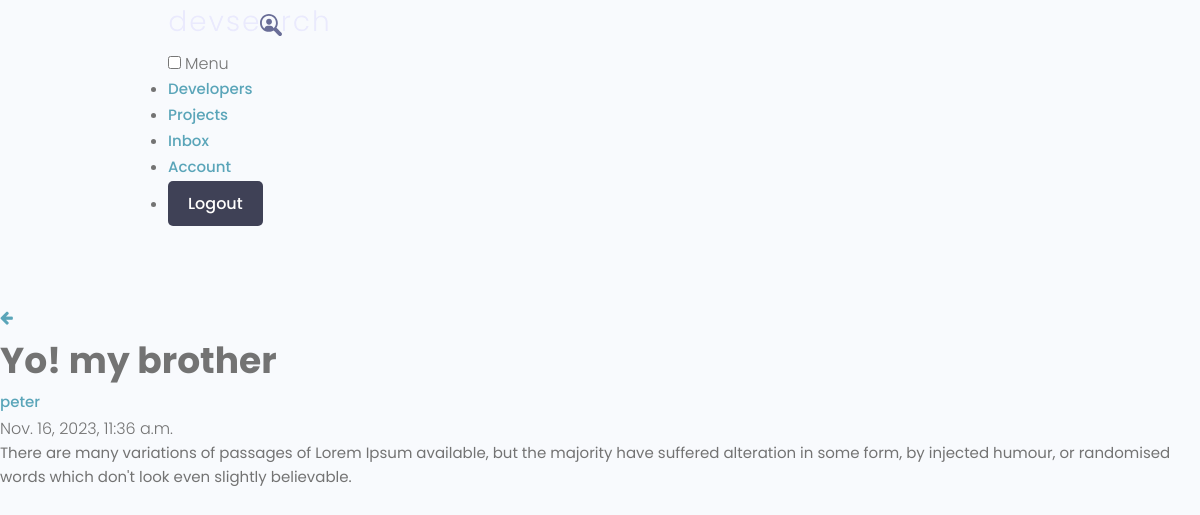
Page /message/b1ac5d54-19e8-4128-b5fa-3f265170fffe/ (signed in) on the committed database.
### users/models.py (models this page shows, shortened)
class Message(models.Model):
    sender = models.ForeignKey(Profile, on_delete=models.SET_NULL, null=True, blank=True)
    recipient = models.ForeignKey(Profile, on_delete=models.SET_NULL, null=True, blank=True, related_name="messages")
    name = models.CharField(max_length=200, blank=True, null=True)
    email = models.CharField(max_length=200, blank=True, null=True)
    subject = models.CharField(max_length=200, blank=True, null=True)
    body = models.TextField()
    is_read = models.BooleanField(default=False, null=True)
    created = models.DateTimeField(auto_now_add=True)
    id = models.UUIDField(default=uuid.uuid4, unique=True, primary_key=True, editable=False)
    class Meta:
        ordering = ['is_read', '-created']

### users/views.py (the view)
# urls.py: path('message/<str:pk>/', views.viewMessage, name="message"),
@login_required(login_url="login")
def viewMessage(request, pk):
    profile = request.user.profile
    message = profile.messages.get(id=pk)
    if message.is_read == False:
        message.is_read = True
        message.save()
    context = {'message': message}
    return render(request, 'users/message.html', context)

### users/templates/users/message.html
{% extends 'main.html' %}
{% block content %}
  <main class="messagePage my-xl">
    <div class="content-box">
      <div class="message">
        <a class="backButton" href="{% url 'inbox' %}"><i class="fa fa-arrow-left"></i></a>
        <h2 class="message__subject">{{message.subject}}</h4>
          <a href="profile.html" class="message__author">{{message.name}}</a>
          <p class="message__date">{{message.created}}</p>
          <div class="message__body">
            {{message.body|linebreaksbr}}
          </div>
      </div>
    </div>
  </main>
{% endblock content %}

### static/uikit/styles/modules/_variables.css (style rules this page uses)
:root { --color-main: #5aa5b9; --color-main-light: #e6faff; --color-sub: #3f4156; --color-sub-light: #51546e; --color-sub-lighter: #ededfd; --color-text: #737373; --color-gray: #8b8b8b; --color-light: #e5e7eb; --color-light-gray: #767676; --color-bg: #f8fafd; --color-white: #fffefd; --color-white-light: #f3f3f3; --color-success: #359e64; --color-success-bg: #def8e8; --color-error: #fc4b0b; --color-error-bg: #fff2ee; --font-base: 'Poppins', arial, helvetica, 'Segoe UI', roboto, ubuntu, sans-serif; --font-monospace: 'Fira Code', 'Courier New', courier, monospace; --font-regular: 300; --font-medium: 500; --font-bold: 700; --generic-shadow: 1px 1px 5px #00000010; --generic-transition: all 0.3s ease-in-out; }

### static/uikit/styles/modules/_base.css (style rules this page uses)
* { margin: 0; padding: 0; box-sizing: border-box; text-rendering: optimizeLegibility; color: inherit; font-size: inherit; }
html { font-size: 50%; }
@media only screen and (min-width: 480px) { html { font-size: 56.25%; } }
@media only screen and (min-width: 1200px) { html { font-size: 62.5%; } }
body { line-height: 1.6; font-weight: 400; font-size: 1.5rem; color: var(--color-text); background-color: var(--color-bg); min-height: 100vh; }

### static/uikit/styles/modules/_typography.css (style rules this page uses)
* { font-family: var(--font-base); }
h2 { font-size: 3.6rem; font-weight: var(--font-bold); }
p, span, strong { font-size: 1.6rem; color: var(--color-text); font-weight: var(--font-regular); }
a { padding-bottom: 2px; text-decoration: none; display: inline-block; color: var(--color-main); font-weight: var(--font-medium); }

### static/uikit/styles/modules/_utilities.css (style rules this page uses)
.my-xl { margin: 8rem auto; }

### rows in the picture
Message: subject "Yo! my brother", name "peter", created "Nov. 16, 2023, 11:36 a.m.", body "There are many variations of passages of Lorem Ipsum available, but the majority have suffered alteration in some form, by injected humour, or randomised words which don't look even slightly believable."
